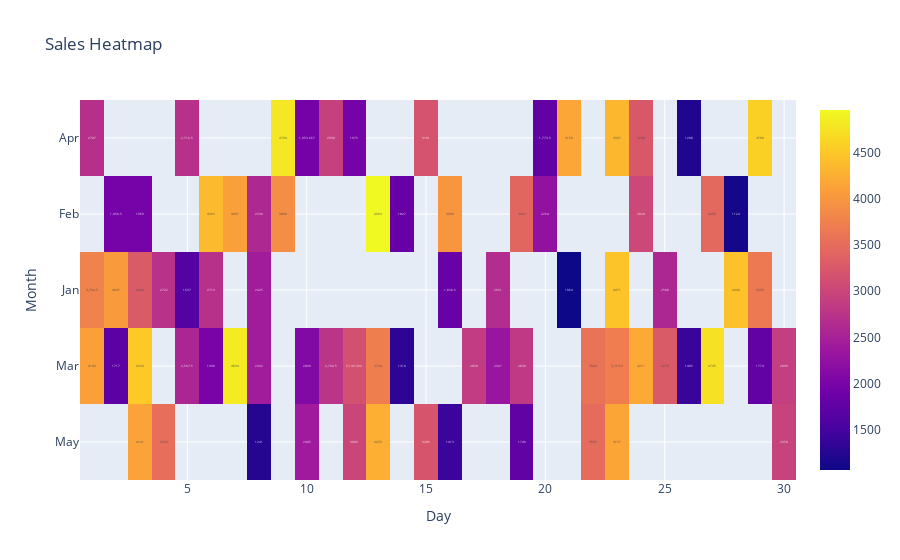

The cell this chart's notebook holds for it:
### Code cell
piv=pd.pivot_table(df,values="Sales",index="Month",columns="Day")
hem=px.imshow(piv,text_auto=True,title="Sales Heatmap")
hem.show()

### Figure 1 — Plotly figure (JSON) as saved in the notebook; plotly's stock layout.template omitted (floating-point values rounded to 4 significant figures; data arrays with more than 128 entries replaced by an {"elided": "..."} marker saying what was removed)
{"data": [{"coloraxis": "coloraxis", "hovertemplate": "Day: %{x}<br>Month: %{y}<br>color: %{z}<extra></extra>", "name": "0", "texttemplate": "%{z}", "type": "heatmap", "x": [1, 2, 3, 4, 5, 6, 7, 8, 9, 10, 11, 12, 13, 14, 15, 16, 17, 18, 19, 20, 21, 22, 23, 24, 25, 26, 27, 28, 29, 30], "xaxis": "x", "y": ["Apr", "Feb", "Jan", "Mar", "May"], "yaxis": "y", "z": {"elided": "5x30 float values"}}], "layout": {"autosize": true, "coloraxis": {"colorscale": [[0, "#0d0887"], [0.1111, "#46039f"], [0.2222, "#7201a8"], [0.3333, "#9c179e"], [0.4444, "#bd3786"], [0.5556, "#d8576b"], [0.6667, "#ed7953"], [0.7778, "#fb9f3a"], [0.8889, "#fdca26"], [1, "#f0f921"]]}, "title": {"text": "Sales Heatmap"}, "xaxis": {"anchor": "y", "autorange": true, "constrain": "domain", "domain": [0, 1], "range": [0.5, 30.5], "scaleanchor": "y", "title": {"text": "Day"}, "type": "linear"}, "yaxis": {"anchor": "x", "autorange": true, "constrain": "domain", "domain": [0, 1], "range": [4.5, -0.5], "title": {"text": "Month"}, "type": "category"}}}
